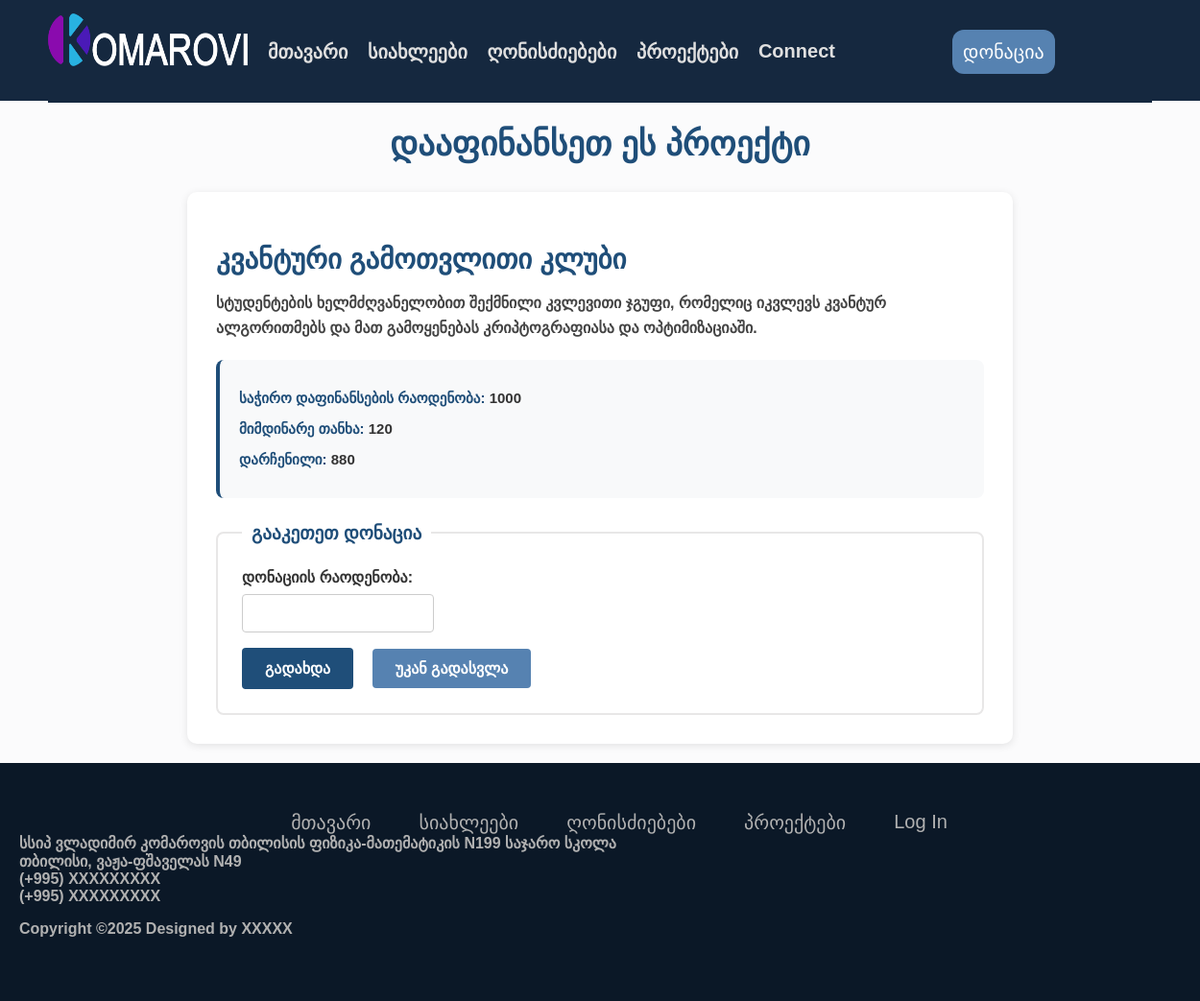
Page /donate/2 on the committed database.
### models.py (models this page shows, shortened)
class Projects(db.Model):
    id = db.Column(db.Integer, primary_key=True)
    title = db.Column(db.String(500), nullable=False)
    description = db.Column(db.Text)
    funding_goal = db.Column(db.Integer, nullable=False, default=0)
    current_amount = db.Column(db.Integer, nullable=False, default=0)
    image = db.Column(db.String(200))
    date_added = db.Column(db.DateTime, default=datetime.utcnow)

### routes.py (the view, shortened to what this page needs)
@app.route("/donate/<int:id>", methods=['GET', 'POST'])
def donate(id):
    project = Projects.query.get_or_404(id)
    return render_template('donations.html', project=project)

### templates/donations.html
{% extends "base.html" %} {% block head %}
<link
  rel="stylesheet"
  href="{{ url_for('static', filename='css/donations.css') }}"
/>
{% endblock %} {% block content %}
<h1>დააფინანსეთ ეს პროექტი</h1>
<div class="project">
  <h2>{{project.title}}</h2>
  <p>{{project.description}}</p>
  <div class="funding-info">
    <p><strong>საჭირო დაფინანსების რაოდენობა:</strong> {{project.funding_goal}}</p>
    <p><strong>მიმდინარე თანხა:</strong> {{project.current_amount}}</p>
    <p><strong>დარჩენილი:</strong> {{project.funding_goal - project.current_amount}}</p>
  </div>
  <form method="POST" action="">
    <fieldset>
      <legend>გააკეთეთ დონაცია</legend>
      <div>
        <label for="amount">დონაციის რაოდენობა:</label>
        <input type="number" id="amount" name="amount" min="1" required>
      </div>
      <div style="margin-top: 1rem;">
        <button type="submit">გადახდა</button>
        <a href="{{url_for('project', id=project.id)}}">უკან გადასვლა</a>
      </div>
    </fieldset>
  </form>
</div>
{% endblock content%}

### static/css/main.css (style rules this page uses)
html, body { margin: 0; height: 100%; padding: 0; display: flex; flex-direction: column; background-color: rgb(251, 251, 252); font-family: "BpgIngiriArial", Arial, Helvetica, sans-serif; }
button { font-family: "BpgIngiriArial", Arial, Helvetica, sans-serif; }

### static/css/footer.css (style rules this page uses)
span, p { color: rgb(177, 177, 177); font-weight: bold; }
a { text-decoration: none; }

### static/css/donations.css (style rules this page uses)
.project { background-color: #ffffff; border-radius: 10px; padding: 30px; margin: 20px auto; max-width: 800px; box-shadow: 0 2px 8px rgba(0, 0, 0, 0.1); }
.project h2 { color: #1f4e79; font-size: 1.8rem; font-weight: bold; margin-bottom: 15px; }
.project p { color: #444; line-height: 1.6; margin-bottom: 20px; font-size: 16px; }
.funding-info { background-color: #f8f9fa; padding: 20px; border-radius: 8px; margin-bottom: 25px; border-left: 4px solid #1f4e79; }
.funding-info p { margin: 8px 0; color: #333; font-size: 15px; }
.funding-info strong { color: #1f4e79; font-weight: 600; }
form fieldset { border: 2px solid #e8e7e7; border-radius: 8px; padding: 25px; margin: 0; }
form legend { color: #1f4e79; font-weight: bold; font-size: 1.2rem; padding: 0 10px; }
form label { display: block; color: #333; font-weight: 600; margin-bottom: 8px; }
form input[type="number"] { width: 100%; max-width: 200px; padding: 10px 12px; border: 1px solid #ccc; border-radius: 4px; font-size: 16px; box-sizing: border-box; }
form button[type="submit"] { background-color: #1f4e79; color: white; border: none; padding: 12px 24px; border-radius: 4px; font-size: 16px; font-weight: 600; cursor: pointer; margin-right: 15px; transition: background-color 0.3s; }
form a { background-color: #5682b1; color: white; padding: 12px 24px; border-radius: 4px; text-decoration: none; font-size: 16px; font-weight: 600; transition: background-color 0.3s; }
h1 { text-align: center; color: #1f4e79; font-size: 2.2rem; margin-bottom: 30px; font-weight: bold; }

### rows in the picture
Projects: title "კვანტური გამოთვლითი კლუბი", description "სტუდენტების ხელმძღვანელობით შექმნილი კვლევითი ჯგუფი, რომელიც იკვლევს კვანტურ ალგორითმებს და მათ გამოყენებას კრიპტოგრაფიასა და ოპტიმიზაციაში.", funding_goal "1000", current_amount "120", project.funding_goal-project.current_amount "880"
